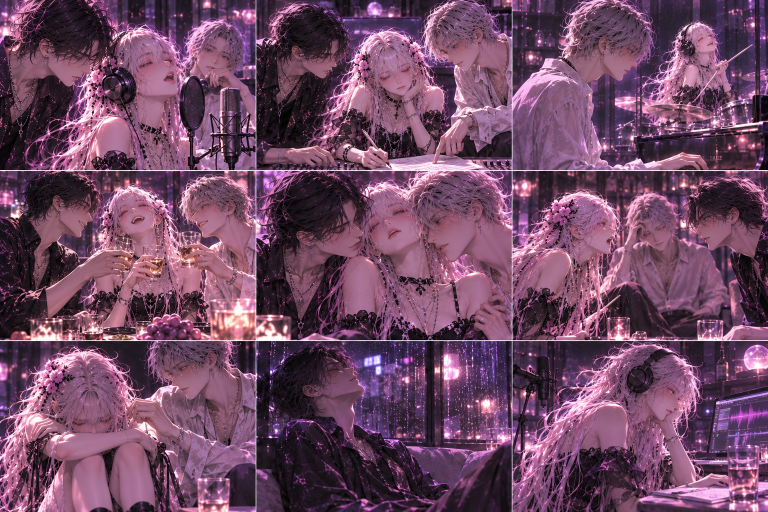
#> input picture assets-source/band/band-memories-a.png, 1536 x 1024 px, found by its file name (shown at 1/2 size); its folder holds 3 pictures in this run
$ python tiles.py
#> lines starting #> are read from the running program, lines starting #| are printed output that depends on the picture
from PIL import Image
import numpy as np
out = []
for name, n in [('a', 3), ('b', 4)]:
    im = Image.open(f'/Users/hanzhu/moonroom/assets-source/band/band-memories-{name}.png').convert('RGB')
#> im is the input picture: PIL image 1536x1024 RGB; mean R, G, B 112.3, 73.2, 99.9
    W, H = im.size
#> W = 1536; H = 1024
    for r in range(n):
        for c in range(n):
            x0, y0, x1, y1 = round(c * W / n), round(r * H / n), round((c + 1) * W / n), round((r + 1) * H / n)
            tile = im.crop((x0 + 3, y0 + 3, x1 - 3, y1 - 3))
            fn = f'{name}{r * n + c + 1:02d}.webp'
            tile.save(f'/Users/hanzhu/moonroom/public/assets/band/memories/{fn}', 'WEBP', quality=82, method=6)
            out.append(fn)
#> this loop made 3 passes
#> pass 1, `tile.save(f'/Users/hanzhu/moonroom/public/assets/band/memories/{fn}', ..`:
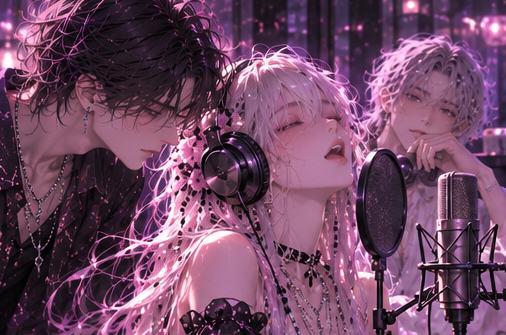
#> saved as a01.webp: PIL image 506x335 RGB; mean R, G, B 112.1, 72, 99.2
#> pass 1, `tile.save(f'/Users/hanzhu/moonroom/public/assets/band/memories/{fn}', ..`:
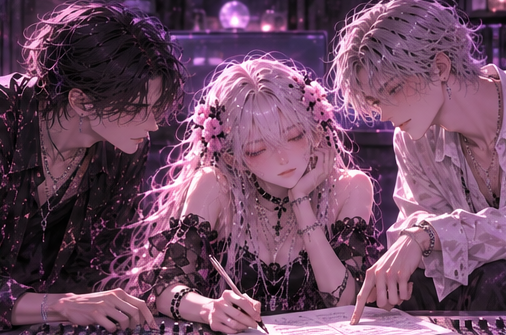
#> saved as a02.webp: PIL image 506x335 RGB; mean R, G, B 110.6, 74.1, 98.5
#> pass 1, `tile.save(f'/Users/hanzhu/moonroom/public/assets/band/memories/{fn}', ..`:
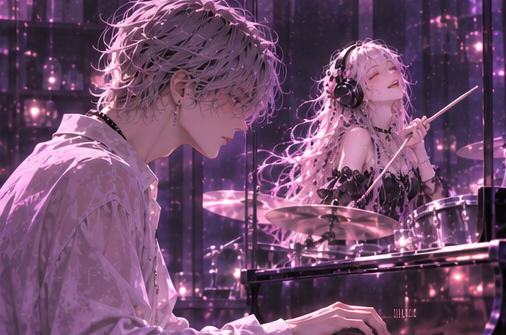
#> saved as a03.webp: PIL image 506x335 RGB; mean R, G, B 112.6, 76.2, 106.8
#> pass 2, `tile.save(f'/Users/hanzhu/moonroom/public/assets/band/memories/{fn}', ..`:
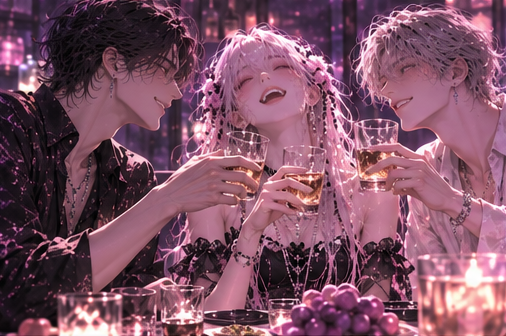
#> saved as a04.webp: PIL image 506x336 RGB; mean R, G, B 126.2, 81.5, 100.4
#> after the loop:
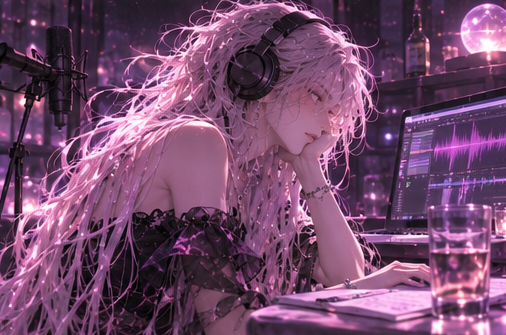
#> tile: PIL image 506x335 RGB; mean R, G, B 115.8, 73.6, 107.6
#> after the loop, out = ['a01.webp', 'a02.webp', 'a03.webp', 'a04.webp', 'a05.webp', 'a06.webp', 'a07.webp', 'a08.webp', 'a09.webp']
    print(name, im.size)
#| a (1536, 1024)
#> pass 2 of the loop `for name, n in [('a', 3), ('b', 4)]:`:
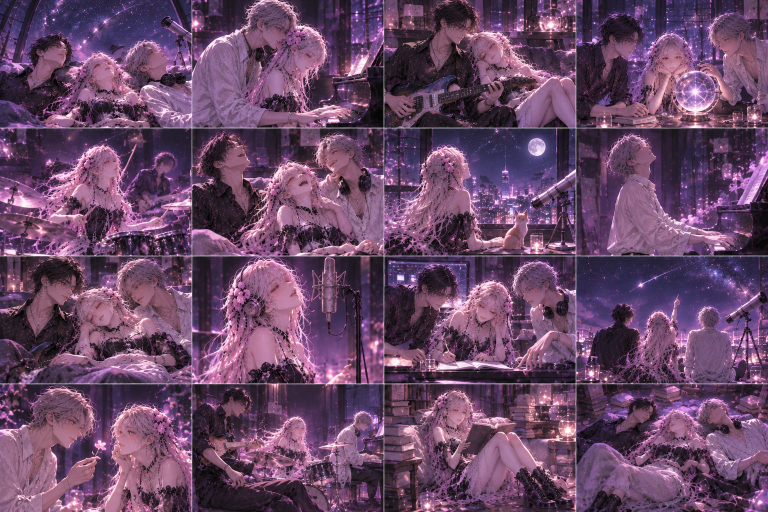
#> input picture assets-source/band/band-memories-b.png, 1536 x 1024 px, found by its file name (shown at 1/2 size)
#> im is the input picture: PIL image 1536x1024 RGB; mean R, G, B 104.5, 71.4, 102.1
#> the loop `for r in range(n):` made 4 passes
#> pass 1, `tile.save(f'/Users/hanzhu/moonroom/public/assets/band/memories/{fn}', ..`:
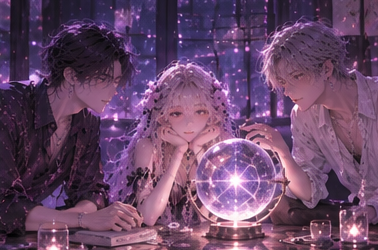
#> saved as b04.webp: PIL image 378x250 RGB; mean R, G, B 104.6, 71.3, 103.4
#> after the loop `for r in range(n):`:
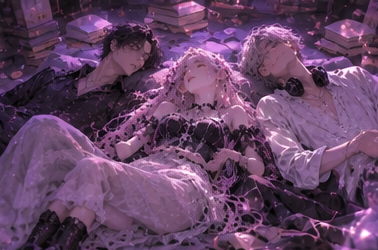
#> tile: PIL image 378x250 RGB; mean R, G, B 101.3, 68.6, 101.5
#> after the loop `for r in range(n):`: out = 25 items, first 6: 'a01.webp', 'a02.webp', 'a03.webp', 'a04.webp', 'a05.webp', 'a06.webp'
#| b (1536, 1024)
print(len(out))
#| 25
for n in ['duo-lean', 'duo-hair', 'duo-back']:
#> (the run stopped early here; a loop or call above may not have finished)
